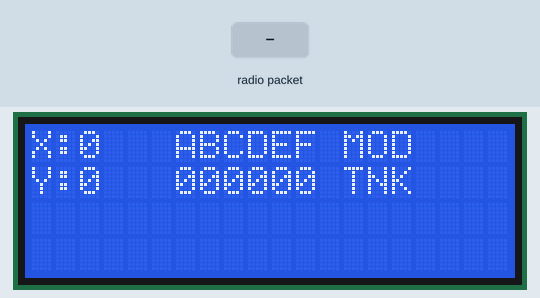
Recording of a sketch running on a simulated Arduino Uno, built with avr-gcc and run on an emulated ATmega328P. Parts: 20×4 character LCD. The test bench sets the inputs (shaded band). No radio packets arrive unless stated.

Above: at 1.2 s.
1.3 s: radio packet "1" arrives
At 1.8 s:
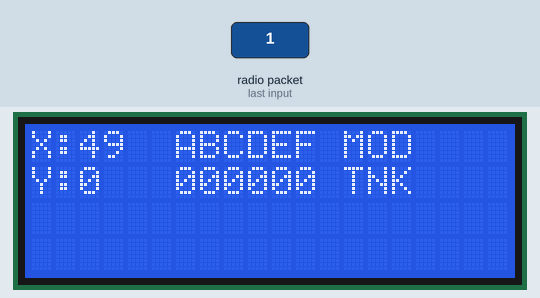
4.3 s: radio packet "0" arrives
5.9 s: radio packet "2" arrives
At 7.2 s:
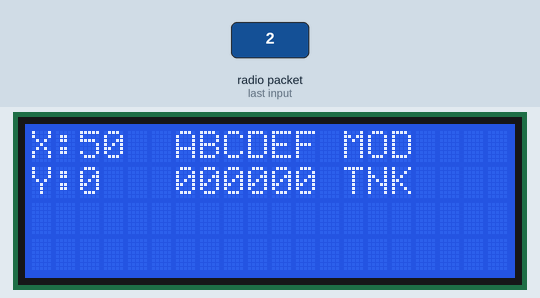
Timing chart, 0 to 8.9 s (numbered marks = the images above; inputs shaded):
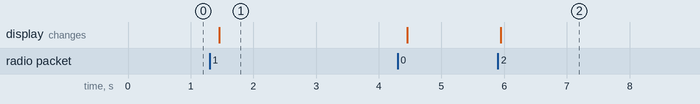

The sketch:

tank.ino
```cpp
/*
  Vitaliy Polyakov (c), polyakov.vs@mail.ru, 2024.
  Tank Reciever (приемник, RX).
*/
// nRF2401
#include <SPI.h>
#include "nRF24L01.h"
#include "RF24.h"

// LCD 1602
#include <Wire.h>
#include <LiquidCrystal_I2C.h>

// "создать" модуль на пинах 9 и 10 Для Уно
RF24 radio(9, 10);

// массив принятых данных
byte recieved_data[9];

// возможные номера труб
byte address[][6] = {"1Node", "2Node", "3Node", "4Node", "5Node", "6Node"};

// LCD
LiquidCrystal_I2C lcd(0x27, 20, 4);

void setup() {
  Serial.begin(9600);

  lcd.init();
  lcd.backlight();

  //активировать модуль
  radio.begin();
  // режим подтверждения приёма, 1 вкл 0 выкл
  radio.setAutoAck(1);
  // время между попыткой достучаться, число попыток
  radio.setRetries(0, 15);
  // разрешить отсылку данных в ответ на входящий сигнал
  radio.enableAckPayload();
  // размер пакета, в байтах
  radio.setPayloadSize(32);
  // хотим слушать трубу 0
  radio.openReadingPipe(1, address[0]);
  // выбираем канал (в котором нет шумов!)
  radio.setChannel(0x60);
  // уровень мощности передатчика. На выбор RF24_PA_MIN, RF24_PA_LOW,
  // RF24_PA_HIGH, RF24_PA_MAX
  radio.setPALevel (RF24_PA_MAX);
  // скорость обмена. На выбор RF24_2MBPS, RF24_1MBPS, RF24_250KBPS
  // должна быть одинакова на приёмнике и передатчике!
  // при самой низкой скорости имеем самую высокую чувствительность и дальность!
  radio.setDataRate (RF24_250KBPS);
  // начать работу
  radio.powerUp();
  // начинаем слушать эфир, мы приёмный модуль
  radio.startListening();
}

void loop() {
  byte pipeNo;
  while (radio.available(&pipeNo)) { // есть входящие данные
    // чиатем входящий сигнал
    radio.read(&recieved_data, sizeof(recieved_data));
  }
  printData();
}

void printData() {
  lcd.setCursor(0, 0);
  lcd.print("X:    ABCDEF MOD");
  lcd.setCursor(2, 0);
  lcd.print(recieved_data[0]);
  lcd.setCursor(0, 1);
  lcd.print("Y:   ");
  lcd.setCursor(2, 1);
  lcd.print(recieved_data[1]);
  lcd.setCursor(6, 1);
  lcd.print(recieved_data[3]);
  lcd.print(recieved_data[4]);
  lcd.print(recieved_data[5]);
  lcd.print(recieved_data[6]);
  lcd.print(recieved_data[7]);
  lcd.print(recieved_data[8]);

  lcd.setCursor(13, 1);
  if (!recieved_data[2]) {
    lcd.print("TNK");
  } else {
    lcd.print("MNP");
  }

  delay(100);
}
```

Measured:
- after the input at 1.3 s, the display: changes after 0.16 s (image 1)
- after the input at 5.9 s, the display: changes after 0.05 s (image 2)
